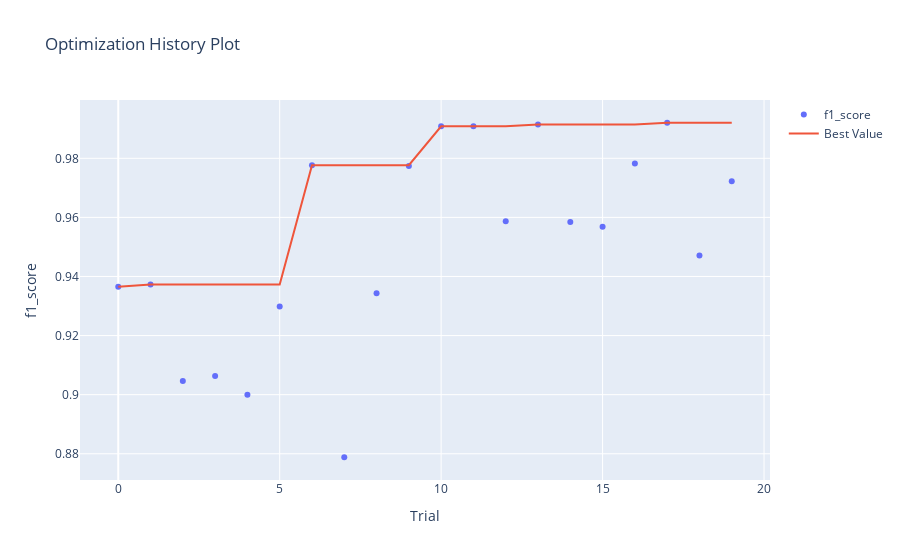

Notebook cell for this chart:
### Code cell
optuna.visualization.is_available()
optuna.visualization.plot_optimization_history(study, target_name="f1_score")

### Figure 1 — Plotly figure (JSON) as saved in the notebook; plotly's stock layout.template omitted (floating-point values rounded to 4 significant figures)
{"data": [{"mode": "markers", "name": "f1_score", "type": "scatter", "x": [0, 1, 2, 3, 4, 5, 6, 7, 8, 9, 10, 11, 12, 13, 14, 15, 16, 17, 18, 19], "y": [0.9366, 0.9373, 0.9046, 0.9063, 0.9, 0.9299, 0.9777, 0.8788, 0.9343, 0.9774, 0.9908, 0.9908, 0.9587, 0.9914, 0.9585, 0.9568, 0.9782, 0.992, 0.9471, 0.9722]}, {"mode": "lines", "name": "Best Value", "type": "scatter", "x": [0, 1, 2, 3, 4, 5, 6, 7, 8, 9, 10, 11, 12, 13, 14, 15, 16, 17, 18, 19], "y": [0.9366, 0.9373, 0.9373, 0.9373, 0.9373, 0.9373, 0.9777, 0.9777, 0.9777, 0.9777, 0.9908, 0.9908, 0.9908, 0.9914, 0.9914, 0.9914, 0.9914, 0.992, 0.992, 0.992]}, {"marker": {"color": "#cccccc"}, "mode": "markers", "name": "Infeasible Trial", "showlegend": false, "type": "scatter", "x": [], "y": []}], "layout": {"title": {"text": "Optimization History Plot"}, "xaxis": {"title": {"text": "Trial"}}, "yaxis": {"title": {"text": "f1_score"}}}}
